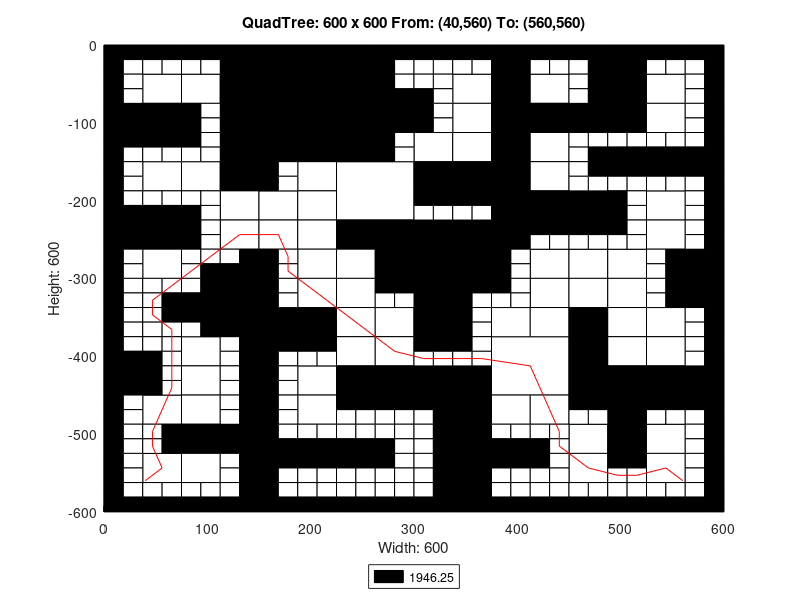

MATLAB code to generate this figure:
axis([0 600 -600 0]);
title('QuadTree: 600 x 600 From: (40,560) To: (560,560)');
xlabel('Width: 600');
ylabel('Height: 600');
rectangle('Position',[150 -75 75 75], 'FaceColor',[0 0 0]);
rectangle('Position',[150 -150 75 75], 'FaceColor',[0 0 0]);
rectangle('Position',[225 -225 75 75], 'FaceColor',[1 1 1]);
rectangle('Position',[300 -300 75 75], 'FaceColor',[0 0 0]);
rectangle('Position',[375 -450 75 75], 'FaceColor',[1 1 1]);
rectangle('Position',[37.5 -75 37.5 37.5], 'FaceColor',[1 1 1]);
rectangle('Position',[112.5 -37.5 37.5 37.5], 'FaceColor',[0 0 0]);
rectangle('Position',[75 -75 37.5 37.5], 'FaceColor',[1 1 1]);
rectangle('Position',[112.5 -75 37.5 37.5], 'FaceColor',[0 0 0]);
rectangle('Position',[0 -112.5 37.5 37.5], 'FaceColor',[0 0 0]);
rectangle('Position',[37.5 -112.5 37.5 37.5], 'FaceColor',[0 0 0]);
rectangle('Position',[112.5 -112.5 37.5 37.5], 'FaceColor',[0 0 0]);
rectangle('Position',[112.5 -150 37.5 37.5], 'FaceColor',[0 0 0]);
rectangle('Position',[225 -37.5 37.5 37.5], 'FaceColor',[0 0 0]);
rectangle('Position',[225 -75 37.5 37.5], 'FaceColor',[0 0 0]);
rectangle('Position',[225 -112.5 37.5 37.5], 'FaceColor',[0 0 0]);
rectangle('Position',[262.5 -112.5 37.5 37.5], 'FaceColor',[0 0 0]);
rectangle('Position',[225 -150 37.5 37.5], 'FaceColor',[0 0 0]);
rectangle('Position',[37.5 -187.5 37.5 37.5], 'FaceColor',[1 1 1]);
rectangle('Position',[75 -187.5 37.5 37.5], 'FaceColor',[1 1 1]);
rectangle('Position',[112.5 -187.5 37.5 37.5], 'FaceColor',[0 0 0]);
rectangle('Position',[112.5 -225 37.5 37.5], 'FaceColor',[1 1 1]);
rectangle('Position',[0 -262.5 37.5 37.5], 'FaceColor',[0 0 0]);
rectangle('Position',[37.5 -262.5 37.5 37.5], 'FaceColor',[0 0 0]);
rectangle('Position',[37.5 -300 37.5 37.5], 'FaceColor',[1 1 1]);
rectangle('Position',[112.5 -262.5 37.5 37.5], 'FaceColor',[1 1 1]);
rectangle('Position',[187.5 -187.5 37.5 37.5], 'FaceColor',[1 1 1]);
rectangle('Position',[150 -225 37.5 37.5], 'FaceColor',[1 1 1]);
rectangle('Position',[187.5 -225 37.5 37.5], 'FaceColor',[1 1 1]);
rectangle('Position',[150 -262.5 37.5 37.5], 'FaceColor',[1 1 1]);
rectangle('Position',[187.5 -262.5 37.5 37.5], 'FaceColor',[1 1 1]);
rectangle('Position',[187.5 -300 37.5 37.5], 'FaceColor',[1 1 1]);
rectangle('Position',[225 -262.5 37.5 37.5], 'FaceColor',[0 0 0]);
rectangle('Position',[262.5 -262.5 37.5 37.5], 'FaceColor',[0 0 0]);
rectangle('Position',[225 -300 37.5 37.5], 'FaceColor',[1 1 1]);
rectangle('Position',[262.5 -300 37.5 37.5], 'FaceColor',[0 0 0]);
rectangle('Position',[337.5 -75 37.5 37.5], 'FaceColor',[1 1 1]);
rectangle('Position',[375 -37.5 37.5 37.5], 'FaceColor',[0 0 0]);
rectangle('Position',[375 -75 37.5 37.5], 'FaceColor',[0 0 0]);
rectangle('Position',[412.5 -75 37.5 37.5], 'FaceColor',[1 1 1]);
rectangle('Position',[337.5 -112.5 37.5 37.5], 'FaceColor',[1 1 1]);
rectangle('Position',[300 -150 37.5 37.5], 'FaceColor',[1 1 1]);
rectangle('Position',[337.5 -150 37.5 37.5], 'FaceColor',[1 1 1]);
rectangle('Position',[375 -112.5 37.5 37.5], 'FaceColor',[0 0 0]);
rectangle('Position',[412.5 -112.5 37.5 37.5], 'FaceColor',[0 0 0]);
rectangle('Position',[375 -150 37.5 37.5], 'FaceColor',[0 0 0]);
rectangle('Position',[412.5 -150 37.5 37.5], 'FaceColor',[1 1 1]);
rectangle('Position',[487.5 -37.5 37.5 37.5], 'FaceColor',[0 0 0]);
rectangle('Position',[487.5 -75 37.5 37.5], 'FaceColor',[0 0 0]);
rectangle('Position',[525 -75 37.5 37.5], 'FaceColor',[1 1 1]);
rectangle('Position',[450 -112.5 37.5 37.5], 'FaceColor',[0 0 0]);
rectangle('Position',[487.5 -112.5 37.5 37.5], 'FaceColor',[0 0 0]);
rectangle('Position',[525 -112.5 37.5 37.5], 'FaceColor',[1 1 1]);
rectangle('Position',[300 -187.5 37.5 37.5], 'FaceColor',[0 0 0]);
rectangle('Position',[337.5 -187.5 37.5 37.5], 'FaceColor',[0 0 0]);
rectangle('Position',[375 -187.5 37.5 37.5], 'FaceColor',[0 0 0]);
rectangle('Position',[412.5 -187.5 37.5 37.5], 'FaceColor',[1 1 1]);
rectangle('Position',[375 -225 37.5 37.5], 'FaceColor',[0 0 0]);
rectangle('Position',[412.5 -225 37.5 37.5], 'FaceColor',[0 0 0]);
rectangle('Position',[375 -262.5 37.5 37.5], 'FaceColor',[0 0 0]);
rectangle('Position',[412.5 -300 37.5 37.5], 'FaceColor',[1 1 1]);
rectangle('Position',[450 -225 37.5 37.5], 'FaceColor',[0 0 0]);
rectangle('Position',[525 -225 37.5 37.5], 'FaceColor',[1 1 1]);
rectangle('Position',[450 -300 37.5 37.5], 'FaceColor',[1 1 1]);
rectangle('Position',[487.5 -300 37.5 37.5], 'FaceColor',[1 1 1]);
rectangle('Position',[525 -262.5 37.5 37.5], 'FaceColor',[1 1 1]);
rectangle('Position',[562.5 -300 37.5 37.5], 'FaceColor',[0 0 0]);
rectangle('Position',[112.5 -337.5 37.5 37.5], 'FaceColor',[0 0 0]);
rectangle('Position',[112.5 -375 37.5 37.5], 'FaceColor',[0 0 0]);
rectangle('Position',[0 -450 37.5 37.5], 'FaceColor',[0 0 0]);
rectangle('Position',[75 -412.5 37.5 37.5], 'FaceColor',[1 1 1]);
rectangle('Position',[75 -450 37.5 37.5], 'FaceColor',[1 1 1]);
rectangle('Position',[187.5 -337.5 37.5 37.5], 'FaceColor',[1 1 1]);
rectangle('Position',[150 -375 37.5 37.5], 'FaceColor',[0 0 0]);
rectangle('Position',[187.5 -375 37.5 37.5], 'FaceColor',[0 0 0]);
rectangle('Position',[225 -337.5 37.5 37.5], 'FaceColor',[1 1 1]);
rectangle('Position',[225 -375 37.5 37.5], 'FaceColor',[1 1 1]);
rectangle('Position',[262.5 -375 37.5 37.5], 'FaceColor',[1 1 1]);
rectangle('Position',[187.5 -450 37.5 37.5], 'FaceColor',[1 1 1]);
rectangle('Position',[225 -412.5 37.5 37.5], 'FaceColor',[1 1 1]);
rectangle('Position',[262.5 -412.5 37.5 37.5], 'FaceColor',[1 1 1]);
rectangle('Position',[225 -450 37.5 37.5], 'FaceColor',[0 0 0]);
rectangle('Position',[262.5 -450 37.5 37.5], 'FaceColor',[0 0 0]);
rectangle('Position',[37.5 -487.5 37.5 37.5], 'FaceColor',[1 1 1]);
rectangle('Position',[75 -487.5 37.5 37.5], 'FaceColor',[1 1 1]);
rectangle('Position',[75 -525 37.5 37.5], 'FaceColor',[0 0 0]);
rectangle('Position',[112.5 -525 37.5 37.5], 'FaceColor',[0 0 0]);
rectangle('Position',[37.5 -562.5 37.5 37.5], 'FaceColor',[1 1 1]);
rectangle('Position',[75 -562.5 37.5 37.5], 'FaceColor',[1 1 1]);
rectangle('Position',[187.5 -487.5 37.5 37.5], 'FaceColor',[1 1 1]);
rectangle('Position',[300 -337.5 37.5 37.5], 'FaceColor',[0 0 0]);
rectangle('Position',[300 -375 37.5 37.5], 'FaceColor',[0 0 0]);
rectangle('Position',[412.5 -337.5 37.5 37.5], 'FaceColor',[1 1 1]);
rectangle('Position',[375 -375 37.5 37.5], 'FaceColor',[1 1 1]);
rectangle('Position',[412.5 -375 37.5 37.5], 'FaceColor',[1 1 1]);
rectangle('Position',[300 -450 37.5 37.5], 'FaceColor',[0 0 0]);
rectangle('Position',[337.5 -450 37.5 37.5], 'FaceColor',[0 0 0]);
rectangle('Position',[450 -337.5 37.5 37.5], 'FaceColor',[1 1 1]);
rectangle('Position',[487.5 -337.5 37.5 37.5], 'FaceColor',[1 1 1]);
rectangle('Position',[450 -375 37.5 37.5], 'FaceColor',[0 0 0]);
rectangle('Position',[487.5 -375 37.5 37.5], 'FaceColor',[1 1 1]);
rectangle('Position',[562.5 -337.5 37.5 37.5], 'FaceColor',[0 0 0]);
rectangle('Position',[525 -375 37.5 37.5], 'FaceColor',[1 1 1]);
rectangle('Position',[450 -412.5 37.5 37.5], 'FaceColor',[0 0 0]);
rectangle('Position',[487.5 -412.5 37.5 37.5], 'FaceColor',[1 1 1]);
rectangle('Position',[450 -450 37.5 37.5], 'FaceColor',[0 0 0]);
rectangle('Position',[487.5 -450 37.5 37.5], 'FaceColor',[0 0 0]);
rectangle('Position',[525 -412.5 37.5 37.5], 'FaceColor',[1 1 1]);
rectangle('Position',[525 -450 37.5 37.5], 'FaceColor',[0 0 0]);
rectangle('Position',[562.5 -450 37.5 37.5], 'FaceColor',[0 0 0]);
rectangle('Position',[337.5 -487.5 37.5 37.5], 'FaceColor',[0 0 0]);
rectangle('Position',[337.5 -525 37.5 37.5], 'FaceColor',[0 0 0]);
rectangle('Position',[375 -487.5 37.5 37.5], 'FaceColor',[1 1 1]);
rectangle('Position',[412.5 -487.5 37.5 37.5], 'FaceColor',[1 1 1]);
rectangle('Position',[337.5 -562.5 37.5 37.5], 'FaceColor',[0 0 0]);
rectangle('Position',[337.5 -600 37.5 37.5], 'FaceColor',[0 0 0]);
rectangle('Position',[487.5 -487.5 37.5 37.5], 'FaceColor',[0 0 0]);
rectangle('Position',[450 -525 37.5 37.5], 'FaceColor',[1 1 1]);
rectangle('Position',[487.5 -525 37.5 37.5], 'FaceColor',[0 0 0]);
rectangle('Position',[525 -525 37.5 37.5], 'FaceColor',[1 1 1]);
rectangle('Position',[450 -562.5 37.5 37.5], 'FaceColor',[1 1 1]);
rectangle('Position',[525 -562.5 37.5 37.5], 'FaceColor',[1 1 1]);
rectangle('Position',[0 -18.75 18.75 18.75], 'FaceColor',[0 0 0]);
rectangle('Position',[18.75 -18.75 18.75 18.75], 'FaceColor',[0 0 0]);
rectangle('Position',[0 -37.5 18.75 18.75], 'FaceColor',[0 0 0]);
rectangle('Position',[18.75 -37.5 18.75 18.75], 'FaceColor',[1 1 1]);
rectangle('Position',[37.5 -18.75 18.75 18.75], 'FaceColor',[0 0 0]);
rectangle('Position',[56.25 -18.75 18.75 18.75], 'FaceColor',[0 0 0]);
rectangle('Position',[37.5 -37.5 18.75 18.75], 'FaceColor',[1 1 1]);
rectangle('Position',[56.25 -37.5 18.75 18.75], 'FaceColor',[1 1 1]);
rectangle('Position',[0 -56.25 18.75 18.75], 'FaceColor',[0 0 0]);
rectangle('Position',[18.75 -56.25 18.75 18.75], 'FaceColor',[1 1 1]);
rectangle('Position',[0 -75 18.75 18.75], 'FaceColor',[0 0 0]);
rectangle('Position',[18.75 -75 18.75 18.75], 'FaceColor',[1 1 1]);
rectangle('Position',[75 -18.75 18.75 18.75], 'FaceColor',[0 0 0]);
rectangle('Position',[93.75 -18.75 18.75 18.75], 'FaceColor',[0 0 0]);
rectangle('Position',[75 -37.5 18.75 18.75], 'FaceColor',[1 1 1]);
rectangle('Position',[93.75 -37.5 18.75 18.75], 'FaceColor',[1 1 1]);
rectangle('Position',[0 -131.25 18.75 18.75], 'FaceColor',[0 0 0]);
rectangle('Position',[18.75 -131.25 18.75 18.75], 'FaceColor',[0 0 0]);
rectangle('Position',[0 -150 18.75 18.75], 'FaceColor',[0 0 0]);
rectangle('Position',[18.75 -150 18.75 18.75], 'FaceColor',[1 1 1]);
rectangle('Position',[37.5 -131.25 18.75 18.75], 'FaceColor',[0 0 0]);
rectangle('Position',[56.25 -131.25 18.75 18.75], 'FaceColor',[0 0 0]);
rectangle('Position',[37.5 -150 18.75 18.75], 'FaceColor',[1 1 1]);
rectangle('Position',[56.25 -150 18.75 18.75], 'FaceColor',[1 1 1]);
rectangle('Position',[75 -93.75 18.75 18.75], 'FaceColor',[0 0 0]);
rectangle('Position',[93.75 -93.75 18.75 18.75], 'FaceColor',[1 1 1]);
rectangle('Position',[75 -112.5 18.75 18.75], 'FaceColor',[0 0 0]);
rectangle('Position',[93.75 -112.5 18.75 18.75], 'FaceColor',[1 1 1]);
rectangle('Position',[75 -131.25 18.75 18.75], 'FaceColor',[0 0 0]);
rectangle('Position',[93.75 -131.25 18.75 18.75], 'FaceColor',[1 1 1]);
rectangle('Position',[75 -150 18.75 18.75], 'FaceColor',[1 1 1]);
rectangle('Position',[93.75 -150 18.75 18.75], 'FaceColor',[1 1 1]);
rectangle('Position',[262.5 -18.75 18.75 18.75], 'FaceColor',[0 0 0]);
rectangle('Position',[281.25 -18.75 18.75 18.75], 'FaceColor',[0 0 0]);
rectangle('Position',[262.5 -37.5 18.75 18.75], 'FaceColor',[0 0 0]);
rectangle('Position',[281.25 -37.5 18.75 18.75], 'FaceColor',[1 1 1]);
rectangle('Position',[262.5 -56.25 18.75 18.75], 'FaceColor',[0 0 0]);
rectangle('Position',[281.25 -56.25 18.75 18.75], 'FaceColor',[1 1 1]);
rectangle('Position',[262.5 -75 18.75 18.75], 'FaceColor',[0 0 0]);
rectangle('Position',[281.25 -75 18.75 18.75], 'FaceColor',[0 0 0]);
rectangle('Position',[262.5 -131.25 18.75 18.75], 'FaceColor',[0 0 0]);
rectangle('Position',[281.25 -131.25 18.75 18.75], 'FaceColor',[1 1 1]);
rectangle('Position',[262.5 -150 18.75 18.75], 'FaceColor',[0 0 0]);
rectangle('Position',[281.25 -150 18.75 18.75], 'FaceColor',[1 1 1]);
rectangle('Position',[0 -168.75 18.75 18.75], 'FaceColor',[0 0 0]);
rectangle('Position',[18.75 -168.75 18.75 18.75], 'FaceColor',[1 1 1]);
rectangle('Position',[0 -187.5 18.75 18.75], 'FaceColor',[0 0 0]);
rectangle('Position',[18.75 -187.5 18.75 18.75], 'FaceColor',[1 1 1]);
rectangle('Position',[0 -206.25 18.75 18.75], 'FaceColor',[0 0 0]);
rectangle('Position',[18.75 -206.25 18.75 18.75], 'FaceColor',[1 1 1]);
rectangle('Position',[0 -225 18.75 18.75], 'FaceColor',[0 0 0]);
rectangle('Position',[18.75 -225 18.75 18.75], 'FaceColor',[0 0 0]);
rectangle('Position',[37.5 -206.25 18.75 18.75], 'FaceColor',[1 1 1]);
rectangle('Position',[56.25 -206.25 18.75 18.75], 'FaceColor',[1 1 1]);
rectangle('Position',[37.5 -225 18.75 18.75], 'FaceColor',[0 0 0]);
rectangle('Position',[56.25 -225 18.75 18.75], 'FaceColor',[0 0 0]);
rectangle('Position',[75 -206.25 18.75 18.75], 'FaceColor',[1 1 1]);
rectangle('Position',[93.75 -206.25 18.75 18.75], 'FaceColor',[1 1 1]);
rectangle('Position',[75 -225 18.75 18.75], 'FaceColor',[0 0 0]);
rectangle('Position',[93.75 -225 18.75 18.75], 'FaceColor',[1 1 1]);
rectangle('Position',[0 -281.25 18.75 18.75], 'FaceColor',[0 0 0]);
rectangle('Position',[18.75 -281.25 18.75 18.75], 'FaceColor',[1 1 1]);
rectangle('Position',[0 -300 18.75 18.75], 'FaceColor',[0 0 0]);
rectangle('Position',[18.75 -300 18.75 18.75], 'FaceColor',[1 1 1]);
rectangle('Position',[75 -243.75 18.75 18.75], 'FaceColor',[0 0 0]);
rectangle('Position',[93.75 -243.75 18.75 18.75], 'FaceColor',[1 1 1]);
rectangle('Position',[75 -262.5 18.75 18.75], 'FaceColor',[0 0 0]);
rectangle('Position',[93.75 -262.5 18.75 18.75], 'FaceColor',[1 1 1]);
rectangle('Position',[75 -281.25 18.75 18.75], 'FaceColor',[1 1 1]);
rectangle('Position',[93.75 -281.25 18.75 18.75], 'FaceColor',[1 1 1]);
rectangle('Position',[75 -300 18.75 18.75], 'FaceColor',[1 1 1]);
rectangle('Position',[93.75 -300 18.75 18.75], 'FaceColor',[0 0 0]);
rectangle('Position',[112.5 -281.25 18.75 18.75], 'FaceColor',[1 1 1]);
rectangle('Position',[131.25 -281.25 18.75 18.75], 'FaceColor',[0 0 0]);
rectangle('Position',[112.5 -300 18.75 18.75], 'FaceColor',[0 0 0]);
rectangle('Position',[131.25 -300 18.75 18.75], 'FaceColor',[0 0 0]);
rectangle('Position',[150 -168.75 18.75 18.75], 'FaceColor',[0 0 0]);
rectangle('Position',[168.75 -168.75 18.75 18.75], 'FaceColor',[1 1 1]);
rectangle('Position',[150 -187.5 18.75 18.75], 'FaceColor',[0 0 0]);
rectangle('Position',[168.75 -187.5 18.75 18.75], 'FaceColor',[1 1 1]);
rectangle('Position',[150 -281.25 18.75 18.75], 'FaceColor',[0 0 0]);
rectangle('Position',[168.75 -281.25 18.75 18.75], 'FaceColor',[1 1 1]);
rectangle('Position',[150 -300 18.75 18.75], 'FaceColor',[0 0 0]);
rectangle('Position',[168.75 -300 18.75 18.75], 'FaceColor',[1 1 1]);
rectangle('Position',[300 -18.75 18.75 18.75], 'FaceColor',[0 0 0]);
rectangle('Position',[318.75 -18.75 18.75 18.75], 'FaceColor',[0 0 0]);
rectangle('Position',[300 -37.5 18.75 18.75], 'FaceColor',[1 1 1]);
rectangle('Position',[318.75 -37.5 18.75 18.75], 'FaceColor',[1 1 1]);
rectangle('Position',[337.5 -18.75 18.75 18.75], 'FaceColor',[0 0 0]);
rectangle('Position',[356.25 -18.75 18.75 18.75], 'FaceColor',[0 0 0]);
rectangle('Position',[337.5 -37.5 18.75 18.75], 'FaceColor',[1 1 1]);
rectangle('Position',[356.25 -37.5 18.75 18.75], 'FaceColor',[1 1 1]);
rectangle('Position',[300 -56.25 18.75 18.75], 'FaceColor',[1 1 1]);
rectangle('Position',[318.75 -56.25 18.75 18.75], 'FaceColor',[1 1 1]);
rectangle('Position',[300 -75 18.75 18.75], 'FaceColor',[0 0 0]);
rectangle('Position',[318.75 -75 18.75 18.75], 'FaceColor',[1 1 1]);
rectangle('Position',[412.5 -18.75 18.75 18.75], 'FaceColor',[0 0 0]);
rectangle('Position',[431.25 -18.75 18.75 18.75], 'FaceColor',[0 0 0]);
rectangle('Position',[412.5 -37.5 18.75 18.75], 'FaceColor',[1 1 1]);
rectangle('Position',[431.25 -37.5 18.75 18.75], 'FaceColor',[1 1 1]);
rectangle('Position',[300 -93.75 18.75 18.75], 'FaceColor',[0 0 0]);
rectangle('Position',[318.75 -93.75 18.75 18.75], 'FaceColor',[1 1 1]);
rectangle('Position',[300 -112.5 18.75 18.75], 'FaceColor',[0 0 0]);
rectangle('Position',[318.75 -112.5 18.75 18.75], 'FaceColor',[1 1 1]);
rectangle('Position',[450 -18.75 18.75 18.75], 'FaceColor',[0 0 0]);
rectangle('Position',[468.75 -18.75 18.75 18.75], 'FaceColor',[0 0 0]);
rectangle('Position',[450 -37.5 18.75 18.75], 'FaceColor',[1 1 1]);
rectangle('Position',[468.75 -37.5 18.75 18.75], 'FaceColor',[0 0 0]);
rectangle('Position',[450 -56.25 18.75 18.75], 'FaceColor',[1 1 1]);
rectangle('Position',[468.75 -56.25 18.75 18.75], 'FaceColor',[0 0 0]);
rectangle('Position',[450 -75 18.75 18.75], 'FaceColor',[1 1 1]);
rectangle('Position',[468.75 -75 18.75 18.75], 'FaceColor',[0 0 0]);
rectangle('Position',[525 -18.75 18.75 18.75], 'FaceColor',[0 0 0]);
rectangle('Position',[543.75 -18.75 18.75 18.75], 'FaceColor',[0 0 0]);
rectangle('Position',[525 -37.5 18.75 18.75], 'FaceColor',[1 1 1]);
rectangle('Position',[543.75 -37.5 18.75 18.75], 'FaceColor',[1 1 1]);
rectangle('Position',[562.5 -18.75 18.75 18.75], 'FaceColor',[0 0 0]);
rectangle('Position',[581.25 -18.75 18.75 18.75], 'FaceColor',[0 0 0]);
rectangle('Position',[562.5 -37.5 18.75 18.75], 'FaceColor',[1 1 1]);
rectangle('Position',[581.25 -37.5 18.75 18.75], 'FaceColor',[0 0 0]);
rectangle('Position',[562.5 -56.25 18.75 18.75], 'FaceColor',[1 1 1]);
rectangle('Position',[581.25 -56.25 18.75 18.75], 'FaceColor',[0 0 0]);
rectangle('Position',[562.5 -75 18.75 18.75], 'FaceColor',[1 1 1]);
rectangle('Position',[581.25 -75 18.75 18.75], 'FaceColor',[0 0 0]);
rectangle('Position',[450 -131.25 18.75 18.75], 'FaceColor',[1 1 1]);
rectangle('Position',[468.75 -131.25 18.75 18.75], 'FaceColor',[1 1 1]);
rectangle('Position',[450 -150 18.75 18.75], 'FaceColor',[1 1 1]);
rectangle('Position',[468.75 -150 18.75 18.75], 'FaceColor',[0 0 0]);
rectangle('Position',[487.5 -131.25 18.75 18.75], 'FaceColor',[1 1 1]);
rectangle('Position',[506.25 -131.25 18.75 18.75], 'FaceColor',[1 1 1]);
rectangle('Position',[487.5 -150 18.75 18.75], 'FaceColor',[0 0 0]);
rectangle('Position',[506.25 -150 18.75 18.75], 'FaceColor',[0 0 0]);
rectangle('Position',[562.5 -93.75 18.75 18.75], 'FaceColor',[1 1 1]);
rectangle('Position',[581.25 -93.75 18.75 18.75], 'FaceColor',[0 0 0]);
rectangle('Position',[562.5 -112.5 18.75 18.75], 'FaceColor',[1 1 1]);
rectangle('Position',[581.25 -112.5 18.75 18.75], 'FaceColor',[0 0 0]);
rectangle('Position',[525 -131.25 18.75 18.75], 'FaceColor',[1 1 1]);
rectangle('Position',[543.75 -131.25 18.75 18.75], 'FaceColor',[1 1 1]);
rectangle('Position',[525 -150 18.75 18.75], 'FaceColor',[0 0 0]);
rectangle('Position',[543.75 -150 18.75 18.75], 'FaceColor',[0 0 0]);
rectangle('Position',[562.5 -131.25 18.75 18.75], 'FaceColor',[1 1 1]);
rectangle('Position',[581.25 -131.25 18.75 18.75], 'FaceColor',[0 0 0]);
rectangle('Position',[562.5 -150 18.75 18.75], 'FaceColor',[0 0 0]);
rectangle('Position',[581.25 -150 18.75 18.75], 'FaceColor',[0 0 0]);
rectangle('Position',[300 -206.25 18.75 18.75], 'FaceColor',[0 0 0]);
rectangle('Position',[318.75 -206.25 18.75 18.75], 'FaceColor',[0 0 0]);
rectangle('Position',[300 -225 18.75 18.75], 'FaceColor',[1 1 1]);
rectangle('Position',[318.75 -225 18.75 18.75], 'FaceColor',[1 1 1]);
rectangle('Position',[337.5 -206.25 18.75 18.75], 'FaceColor',[0 0 0]);
rectangle('Position',[356.25 -206.25 18.75 18.75], 'FaceColor',[0 0 0]);
rectangle('Position',[337.5 -225 18.75 18.75], 'FaceColor',[1 1 1]);
rectangle('Position',[356.25 -225 18.75 18.75], 'FaceColor',[1 1 1]);
rectangle('Position',[412.5 -243.75 18.75 18.75], 'FaceColor',[0 0 0]);
rectangle('Position',[431.25 -243.75 18.75 18.75], 'FaceColor',[0 0 0]);
rectangle('Position',[412.5 -262.5 18.75 18.75], 'FaceColor',[1 1 1]);
rectangle('Position',[431.25 -262.5 18.75 18.75], 'FaceColor',[1 1 1]);
rectangle('Position',[375 -281.25 18.75 18.75], 'FaceColor',[0 0 0]);
rectangle('Position',[393.75 -281.25 18.75 18.75], 'FaceColor',[1 1 1]);
rectangle('Position',[375 -300 18.75 18.75], 'FaceColor',[0 0 0]);
rectangle('Position',[393.75 -300 18.75 18.75], 'FaceColor',[1 1 1]);
rectangle('Position',[450 -168.75 18.75 18.75], 'FaceColor',[1 1 1]);
rectangle('Position',[468.75 -168.75 18.75 18.75], 'FaceColor',[0 0 0]);
rectangle('Position',[450 -187.5 18.75 18.75], 'FaceColor',[1 1 1]);
rectangle('Position',[468.75 -187.5 18.75 18.75], 'FaceColor',[1 1 1]);
rectangle('Position',[487.5 -168.75 18.75 18.75], 'FaceColor',[0 0 0]);
rectangle('Position',[506.25 -168.75 18.75 18.75], 'FaceColor',[0 0 0]);
rectangle('Position',[487.5 -187.5 18.75 18.75], 'FaceColor',[1 1 1]);
rectangle('Position',[506.25 -187.5 18.75 18.75], 'FaceColor',[1 1 1]);
rectangle('Position',[487.5 -206.25 18.75 18.75], 'FaceColor',[0 0 0]);
rectangle('Position',[506.25 -206.25 18.75 18.75], 'FaceColor',[1 1 1]);
rectangle('Position',[487.5 -225 18.75 18.75], 'FaceColor',[0 0 0]);
rectangle('Position',[506.25 -225 18.75 18.75], 'FaceColor',[1 1 1]);
rectangle('Position',[525 -168.75 18.75 18.75], 'FaceColor',[0 0 0]);
rectangle('Position',[543.75 -168.75 18.75 18.75], 'FaceColor',[0 0 0]);
rectangle('Position',[525 -187.5 18.75 18.75], 'FaceColor',[1 1 1]);
rectangle('Position',[543.75 -187.5 18.75 18.75], 'FaceColor',[1 1 1]);
rectangle('Position',[562.5 -168.75 18.75 18.75], 'FaceColor',[0 0 0]);
rectangle('Position',[581.25 -168.75 18.75 18.75], 'FaceColor',[0 0 0]);
rectangle('Position',[562.5 -187.5 18.75 18.75], 'FaceColor',[1 1 1]);
rectangle('Position',[581.25 -187.5 18.75 18.75], 'FaceColor',[0 0 0]);
rectangle('Position',[562.5 -206.25 18.75 18.75], 'FaceColor',[1 1 1]);
rectangle('Position',[581.25 -206.25 18.75 18.75], 'FaceColor',[0 0 0]);
rectangle('Position',[562.5 -225 18.75 18.75], 'FaceColor',[1 1 1]);
rectangle('Position',[581.25 -225 18.75 18.75], 'FaceColor',[0 0 0]);
rectangle('Position',[450 -243.75 18.75 18.75], 'FaceColor',[0 0 0]);
rectangle('Position',[468.75 -243.75 18.75 18.75], 'FaceColor',[0 0 0]);
rectangle('Position',[450 -262.5 18.75 18.75], 'FaceColor',[1 1 1]);
rectangle('Position',[468.75 -262.5 18.75 18.75], 'FaceColor',[1 1 1]);
rectangle('Position',[487.5 -243.75 18.75 18.75], 'FaceColor',[0 0 0]);
rectangle('Position',[506.25 -243.75 18.75 18.75], 'FaceColor',[1 1 1]);
rectangle('Position',[487.5 -262.5 18.75 18.75], 'FaceColor',[1 1 1]);
rectangle('Position',[506.25 -262.5 18.75 18.75], 'FaceColor',[1 1 1]);
rectangle('Position',[562.5 -243.75 18.75 18.75], 'FaceColor',[1 1 1]);
rectangle('Position',[581.25 -243.75 18.75 18.75], 'FaceColor',[0 0 0]);
rectangle('Position',[562.5 -262.5 18.75 18.75], 'FaceColor',[1 1 1]);
rectangle('Position',[581.25 -262.5 18.75 18.75], 'FaceColor',[0 0 0]);
rectangle('Position',[525 -281.25 18.75 18.75], 'FaceColor',[1 1 1]);
rectangle('Position',[543.75 -281.25 18.75 18.75], 'FaceColor',[0 0 0]);
rectangle('Position',[525 -300 18.75 18.75], 'FaceColor',[1 1 1]);
rectangle('Position',[543.75 -300 18.75 18.75], 'FaceColor',[0 0 0]);
rectangle('Position',[0 -318.75 18.75 18.75], 'FaceColor',[0 0 0]);
rectangle('Position',[18.75 -318.75 18.75 18.75], 'FaceColor',[1 1 1]);
rectangle('Position',[0 -337.5 18.75 18.75], 'FaceColor',[0 0 0]);
rectangle('Position',[18.75 -337.5 18.75 18.75], 'FaceColor',[1 1 1]);
rectangle('Position',[37.5 -318.75 18.75 18.75], 'FaceColor',[1 1 1]);
rectangle('Position',[56.25 -318.75 18.75 18.75], 'FaceColor',[1 1 1]);
rectangle('Position',[37.5 -337.5 18.75 18.75], 'FaceColor',[1 1 1]);
rectangle('Position',[56.25 -337.5 18.75 18.75], 'FaceColor',[0 0 0]);
rectangle('Position',[0 -356.25 18.75 18.75], 'FaceColor',[0 0 0]);
rectangle('Position',[18.75 -356.25 18.75 18.75], 'FaceColor',[1 1 1]);
rectangle('Position',[0 -375 18.75 18.75], 'FaceColor',[0 0 0]);
rectangle('Position',[18.75 -375 18.75 18.75], 'FaceColor',[1 1 1]);
rectangle('Position',[37.5 -356.25 18.75 18.75], 'FaceColor',[1 1 1]);
rectangle('Position',[56.25 -356.25 18.75 18.75], 'FaceColor',[0 0 0]);
rectangle('Position',[37.5 -375 18.75 18.75], 'FaceColor',[1 1 1]);
rectangle('Position',[56.25 -375 18.75 18.75], 'FaceColor',[1 1 1]);
rectangle('Position',[75 -318.75 18.75 18.75], 'FaceColor',[1 1 1]);
rectangle('Position',[93.75 -318.75 18.75 18.75], 'FaceColor',[0 0 0]);
rectangle('Position',[75 -337.5 18.75 18.75], 'FaceColor',[0 0 0]);
rectangle('Position',[93.75 -337.5 18.75 18.75], 'FaceColor',[0 0 0]);
rectangle('Position',[75 -356.25 18.75 18.75], 'FaceColor',[0 0 0]);
rectangle('Position',[93.75 -356.25 18.75 18.75], 'FaceColor',[0 0 0]);
rectangle('Position',[75 -375 18.75 18.75], 'FaceColor',[1 1 1]);
rectangle('Position',[93.75 -375 18.75 18.75], 'FaceColor',[0 0 0]);
rectangle('Position',[0 -393.75 18.75 18.75], 'FaceColor',[0 0 0]);
rectangle('Position',[18.75 -393.75 18.75 18.75], 'FaceColor',[1 1 1]);
rectangle('Position',[0 -412.5 18.75 18.75], 'FaceColor',[0 0 0]);
rectangle('Position',[18.75 -412.5 18.75 18.75], 'FaceColor',[0 0 0]);
rectangle('Position',[37.5 -393.75 18.75 18.75], 'FaceColor',[1 1 1]);
rectangle('Position',[56.25 -393.75 18.75 18.75], 'FaceColor',[1 1 1]);
rectangle('Position',[37.5 -412.5 18.75 18.75], 'FaceColor',[0 0 0]);
rectangle('Position',[56.25 -412.5 18.75 18.75], 'FaceColor',[1 1 1]);
rectangle('Position',[37.5 -431.25 18.75 18.75], 'FaceColor',[0 0 0]);
rectangle('Position',[56.25 -431.25 18.75 18.75], 'FaceColor',[1 1 1]);
rectangle('Position',[37.5 -450 18.75 18.75], 'FaceColor',[0 0 0]);
rectangle('Position',[56.25 -450 18.75 18.75], 'FaceColor',[1 1 1]);
rectangle('Position',[112.5 -393.75 18.75 18.75], 'FaceColor',[1 1 1]);
rectangle('Position',[131.25 -393.75 18.75 18.75], 'FaceColor',[0 0 0]);
rectangle('Position',[112.5 -412.5 18.75 18.75], 'FaceColor',[1 1 1]);
rectangle('Position',[131.25 -412.5 18.75 18.75], 'FaceColor',[0 0 0]);
rectangle('Position',[112.5 -431.25 18.75 18.75], 'FaceColor',[1 1 1]);
rectangle('Position',[131.25 -431.25 18.75 18.75], 'FaceColor',[0 0 0]);
rectangle('Position',[112.5 -450 18.75 18.75], 'FaceColor',[1 1 1]);
rectangle('Position',[131.25 -450 18.75 18.75], 'FaceColor',[0 0 0]);
rectangle('Position',[150 -318.75 18.75 18.75], 'FaceColor',[0 0 0]);
rectangle('Position',[168.75 -318.75 18.75 18.75], 'FaceColor',[1 1 1]);
rectangle('Position',[150 -337.5 18.75 18.75], 'FaceColor',[0 0 0]);
rectangle('Position',[168.75 -337.5 18.75 18.75], 'FaceColor',[1 1 1]);
rectangle('Position',[262.5 -318.75 18.75 18.75], 'FaceColor',[0 0 0]);
rectangle('Position',[281.25 -318.75 18.75 18.75], 'FaceColor',[0 0 0]);
rectangle('Position',[262.5 -337.5 18.75 18.75], 'FaceColor',[1 1 1]);
rectangle('Position',[281.25 -337.5 18.75 18.75], 'FaceColor',[1 1 1]);
rectangle('Position',[150 -393.75 18.75 18.75], 'FaceColor',[0 0 0]);
rectangle('Position',[168.75 -393.75 18.75 18.75], 'FaceColor',[0 0 0]);
rectangle('Position',[150 -412.5 18.75 18.75], 'FaceColor',[0 0 0]);
rectangle('Position',[168.75 -412.5 18.75 18.75], 'FaceColor',[1 1 1]);
rectangle('Position',[187.5 -393.75 18.75 18.75], 'FaceColor',[0 0 0]);
rectangle('Position',[206.25 -393.75 18.75 18.75], 'FaceColor',[0 0 0]);
rectangle('Position',[187.5 -412.5 18.75 18.75], 'FaceColor',[1 1 1]);
rectangle('Position',[206.25 -412.5 18.75 18.75], 'FaceColor',[1 1 1]);
rectangle('Position',[150 -431.25 18.75 18.75], 'FaceColor',[0 0 0]);
rectangle('Position',[168.75 -431.25 18.75 18.75], 'FaceColor',[1 1 1]);
rectangle('Position',[150 -450 18.75 18.75], 'FaceColor',[0 0 0]);
rectangle('Position',[168.75 -450 18.75 18.75], 'FaceColor',[1 1 1]);
rectangle('Position',[0 -468.75 18.75 18.75], 'FaceColor',[0 0 0]);
rectangle('Position',[18.75 -468.75 18.75 18.75], 'FaceColor',[1 1 1]);
rectangle('Position',[0 -487.5 18.75 18.75], 'FaceColor',[0 0 0]);
rectangle('Position',[18.75 -487.5 18.75 18.75], 'FaceColor',[1 1 1]);
rectangle('Position',[0 -506.25 18.75 18.75], 'FaceColor',[0 0 0]);
rectangle('Position',[18.75 -506.25 18.75 18.75], 'FaceColor',[1 1 1]);
rectangle('Position',[0 -525 18.75 18.75], 'FaceColor',[0 0 0]);
rectangle('Position',[18.75 -525 18.75 18.75], 'FaceColor',[1 1 1]);
rectangle('Position',[37.5 -506.25 18.75 18.75], 'FaceColor',[1 1 1]);
rectangle('Position',[56.25 -506.25 18.75 18.75], 'FaceColor',[0 0 0]);
rectangle('Position',[37.5 -525 18.75 18.75], 'FaceColor',[1 1 1]);
rectangle('Position',[56.25 -525 18.75 18.75], 'FaceColor',[0 0 0]);
rectangle('Position',[112.5 -468.75 18.75 18.75], 'FaceColor',[1 1 1]);
rectangle('Position',[131.25 -468.75 18.75 18.75], 'FaceColor',[0 0 0]);
rectangle('Position',[112.5 -487.5 18.75 18.75], 'FaceColor',[1 1 1]);
rectangle('Position',[131.25 -487.5 18.75 18.75], 'FaceColor',[0 0 0]);
rectangle('Position',[0 -543.75 18.75 18.75], 'FaceColor',[0 0 0]);
rectangle('Position',[18.75 -543.75 18.75 18.75], 'FaceColor',[1 1 1]);
rectangle('Position',[0 -562.5 18.75 18.75], 'FaceColor',[0 0 0]);
rectangle('Position',[18.75 -562.5 18.75 18.75], 'FaceColor',[1 1 1]);
rectangle('Position',[0 -581.25 18.75 18.75], 'FaceColor',[0 0 0]);
rectangle('Position',[18.75 -581.25 18.75 18.75], 'FaceColor',[1 1 1]);
rectangle('Position',[0 -600 18.75 18.75], 'FaceColor',[0 0 0]);
rectangle('Position',[18.75 -600 18.75 18.75], 'FaceColor',[0 0 0]);
rectangle('Position',[37.5 -581.25 18.75 18.75], 'FaceColor',[1 1 1]);
rectangle('Position',[56.25 -581.25 18.75 18.75], 'FaceColor',[1 1 1]);
rectangle('Position',[37.5 -600 18.75 18.75], 'FaceColor',[0 0 0]);
rectangle('Position',[56.25 -600 18.75 18.75], 'FaceColor',[0 0 0]);
rectangle('Position',[112.5 -543.75 18.75 18.75], 'FaceColor',[1 1 1]);
rectangle('Position',[131.25 -543.75 18.75 18.75], 'FaceColor',[0 0 0]);
rectangle('Position',[112.5 -562.5 18.75 18.75], 'FaceColor',[1 1 1]);
rectangle('Position',[131.25 -562.5 18.75 18.75], 'FaceColor',[0 0 0]);
rectangle('Position',[75 -581.25 18.75 18.75], 'FaceColor',[1 1 1]);
rectangle('Position',[93.75 -581.25 18.75 18.75], 'FaceColor',[1 1 1]);
rectangle('Position',[75 -600 18.75 18.75], 'FaceColor',[0 0 0]);
rectangle('Position',[93.75 -600 18.75 18.75], 'FaceColor',[0 0 0]);
rectangle('Position',[112.5 -581.25 18.75 18.75], 'FaceColor',[1 1 1]);
rectangle('Position',[131.25 -581.25 18.75 18.75], 'FaceColor',[0 0 0]);
rectangle('Position',[112.5 -600 18.75 18.75], 'FaceColor',[0 0 0]);
rectangle('Position',[131.25 -600 18.75 18.75], 'FaceColor',[0 0 0]);
rectangle('Position',[150 -468.75 18.75 18.75], 'FaceColor',[0 0 0]);
rectangle('Position',[168.75 -468.75 18.75 18.75], 'FaceColor',[1 1 1]);
rectangle('Position',[150 -487.5 18.75 18.75], 'FaceColor',[0 0 0]);
rectangle('Position',[168.75 -487.5 18.75 18.75], 'FaceColor',[1 1 1]);
rectangle('Position',[150 -506.25 18.75 18.75], 'FaceColor',[0 0 0]);
rectangle('Position',[168.75 -506.25 18.75 18.75], 'FaceColor',[1 1 1]);
rectangle('Position',[150 -525 18.75 18.75], 'FaceColor',[0 0 0]);
rectangle('Position',[168.75 -525 18.75 18.75], 'FaceColor',[0 0 0]);
rectangle('Position',[187.5 -506.25 18.75 18.75], 'FaceColor',[1 1 1]);
rectangle('Position',[206.25 -506.25 18.75 18.75], 'FaceColor',[1 1 1]);
rectangle('Position',[187.5 -525 18.75 18.75], 'FaceColor',[0 0 0]);
rectangle('Position',[206.25 -525 18.75 18.75], 'FaceColor',[0 0 0]);
rectangle('Position',[225 -468.75 18.75 18.75], 'FaceColor',[0 0 0]);
rectangle('Position',[243.75 -468.75 18.75 18.75], 'FaceColor',[0 0 0]);
rectangle('Position',[225 -487.5 18.75 18.75], 'FaceColor',[1 1 1]);
rectangle('Position',[243.75 -487.5 18.75 18.75], 'FaceColor',[1 1 1]);
rectangle('Position',[262.5 -468.75 18.75 18.75], 'FaceColor',[0 0 0]);
rectangle('Position',[281.25 -468.75 18.75 18.75], 'FaceColor',[0 0 0]);
rectangle('Position',[262.5 -487.5 18.75 18.75], 'FaceColor',[1 1 1]);
rectangle('Position',[281.25 -487.5 18.75 18.75], 'FaceColor',[1 1 1]);
rectangle('Position',[225 -506.25 18.75 18.75], 'FaceColor',[1 1 1]);
rectangle('Position',[243.75 -506.25 18.75 18.75], 'FaceColor',[1 1 1]);
rectangle('Position',[225 -525 18.75 18.75], 'FaceColor',[0 0 0]);
rectangle('Position',[243.75 -525 18.75 18.75], 'FaceColor',[0 0 0]);
rectangle('Position',[262.5 -506.25 18.75 18.75], 'FaceColor',[1 1 1]);
rectangle('Position',[281.25 -506.25 18.75 18.75], 'FaceColor',[1 1 1]);
rectangle('Position',[262.5 -525 18.75 18.75], 'FaceColor',[0 0 0]);
rectangle('Position',[281.25 -525 18.75 18.75], 'FaceColor',[1 1 1]);
rectangle('Position',[150 -543.75 18.75 18.75], 'FaceColor',[0 0 0]);
rectangle('Position',[168.75 -543.75 18.75 18.75], 'FaceColor',[0 0 0]);
rectangle('Position',[150 -562.5 18.75 18.75], 'FaceColor',[0 0 0]);
rectangle('Position',[168.75 -562.5 18.75 18.75], 'FaceColor',[1 1 1]);
rectangle('Position',[187.5 -543.75 18.75 18.75], 'FaceColor',[0 0 0]);
rectangle('Position',[206.25 -543.75 18.75 18.75], 'FaceColor',[0 0 0]);
rectangle('Position',[187.5 -562.5 18.75 18.75], 'FaceColor',[1 1 1]);
rectangle('Position',[206.25 -562.5 18.75 18.75], 'FaceColor',[1 1 1]);
rectangle('Position',[150 -581.25 18.75 18.75], 'FaceColor',[0 0 0]);
rectangle('Position',[168.75 -581.25 18.75 18.75], 'FaceColor',[1 1 1]);
rectangle('Position',[150 -600 18.75 18.75], 'FaceColor',[0 0 0]);
rectangle('Position',[168.75 -600 18.75 18.75], 'FaceColor',[0 0 0]);
rectangle('Position',[187.5 -581.25 18.75 18.75], 'FaceColor',[1 1 1]);
rectangle('Position',[206.25 -581.25 18.75 18.75], 'FaceColor',[1 1 1]);
rectangle('Position',[187.5 -600 18.75 18.75], 'FaceColor',[0 0 0]);
rectangle('Position',[206.25 -600 18.75 18.75], 'FaceColor',[0 0 0]);
rectangle('Position',[225 -543.75 18.75 18.75], 'FaceColor',[0 0 0]);
rectangle('Position',[243.75 -543.75 18.75 18.75], 'FaceColor',[0 0 0]);
rectangle('Position',[225 -562.5 18.75 18.75], 'FaceColor',[1 1 1]);
rectangle('Position',[243.75 -562.5 18.75 18.75], 'FaceColor',[1 1 1]);
rectangle('Position',[262.5 -543.75 18.75 18.75], 'FaceColor',[0 0 0]);
rectangle('Position',[281.25 -543.75 18.75 18.75], 'FaceColor',[1 1 1]);
rectangle('Position',[262.5 -562.5 18.75 18.75], 'FaceColor',[1 1 1]);
rectangle('Position',[281.25 -562.5 18.75 18.75], 'FaceColor',[1 1 1]);
rectangle('Position',[225 -581.25 18.75 18.75], 'FaceColor',[1 1 1]);
rectangle('Position',[243.75 -581.25 18.75 18.75], 'FaceColor',[1 1 1]);
rectangle('Position',[225 -600 18.75 18.75], 'FaceColor',[0 0 0]);
rectangle('Position',[243.75 -600 18.75 18.75], 'FaceColor',[0 0 0]);
rectangle('Position',[262.5 -581.25 18.75 18.75], 'FaceColor',[1 1 1]);
rectangle('Position',[281.25 -581.25 18.75 18.75], 'FaceColor',[1 1 1]);
rectangle('Position',[262.5 -600 18.75 18.75], 'FaceColor',[0 0 0]);
rectangle('Position',[281.25 -600 18.75 18.75], 'FaceColor',[0 0 0]);
rectangle('Position',[337.5 -318.75 18.75 18.75], 'FaceColor',[0 0 0]);
rectangle('Position',[356.25 -318.75 18.75 18.75], 'FaceColor',[0 0 0]);
rectangle('Position',[337.5 -337.5 18.75 18.75], 'FaceColor',[0 0 0]);
rectangle('Position',[356.25 -337.5 18.75 18.75], 'FaceColor',[1 1 1]);
rectangle('Position',[337.5 -356.25 18.75 18.75], 'FaceColor',[0 0 0]);
rectangle('Position',[356.25 -356.25 18.75 18.75], 'FaceColor',[1 1 1]);
rectangle('Position',[337.5 -375 18.75 18.75], 'FaceColor',[0 0 0]);
rectangle('Position',[356.25 -375 18.75 18.75], 'FaceColor',[1 1 1]);
rectangle('Position',[375 -318.75 18.75 18.75], 'FaceColor',[0 0 0]);
rectangle('Position',[393.75 -318.75 18.75 18.75], 'FaceColor',[1 1 1]);
rectangle('Position',[375 -337.5 18.75 18.75], 'FaceColor',[1 1 1]);
rectangle('Position',[393.75 -337.5 18.75 18.75], 'FaceColor',[1 1 1]);
rectangle('Position',[300 -393.75 18.75 18.75], 'FaceColor',[0 0 0]);
rectangle('Position',[318.75 -393.75 18.75 18.75], 'FaceColor',[0 0 0]);
rectangle('Position',[300 -412.5 18.75 18.75], 'FaceColor',[1 1 1]);
rectangle('Position',[318.75 -412.5 18.75 18.75], 'FaceColor',[1 1 1]);
rectangle('Position',[337.5 -393.75 18.75 18.75], 'FaceColor',[0 0 0]);
rectangle('Position',[356.25 -393.75 18.75 18.75], 'FaceColor',[1 1 1]);
rectangle('Position',[337.5 -412.5 18.75 18.75], 'FaceColor',[1 1 1]);
rectangle('Position',[356.25 -412.5 18.75 18.75], 'FaceColor',[1 1 1]);
rectangle('Position',[525 -318.75 18.75 18.75], 'FaceColor',[1 1 1]);
rectangle('Position',[543.75 -318.75 18.75 18.75], 'FaceColor',[0 0 0]);
rectangle('Position',[525 -337.5 18.75 18.75], 'FaceColor',[1 1 1]);
rectangle('Position',[543.75 -337.5 18.75 18.75], 'FaceColor',[0 0 0]);
rectangle('Position',[562.5 -356.25 18.75 18.75], 'FaceColor',[1 1 1]);
rectangle('Position',[581.25 -356.25 18.75 18.75], 'FaceColor',[0 0 0]);
rectangle('Position',[562.5 -375 18.75 18.75], 'FaceColor',[1 1 1]);
rectangle('Position',[581.25 -375 18.75 18.75], 'FaceColor',[0 0 0]);
rectangle('Position',[562.5 -393.75 18.75 18.75], 'FaceColor',[1 1 1]);
rectangle('Position',[581.25 -393.75 18.75 18.75], 'FaceColor',[0 0 0]);
rectangle('Position',[562.5 -412.5 18.75 18.75], 'FaceColor',[1 1 1]);
rectangle('Position',[581.25 -412.5 18.75 18.75], 'FaceColor',[0 0 0]);
rectangle('Position',[300 -468.75 18.75 18.75], 'FaceColor',[0 0 0]);
rectangle('Position',[318.75 -468.75 18.75 18.75], 'FaceColor',[0 0 0]);
rectangle('Position',[300 -487.5 18.75 18.75], 'FaceColor',[1 1 1]);
rectangle('Position',[318.75 -487.5 18.75 18.75], 'FaceColor',[0 0 0]);
rectangle('Position',[300 -506.25 18.75 18.75], 'FaceColor',[1 1 1]);
rectangle('Position',[318.75 -506.25 18.75 18.75], 'FaceColor',[0 0 0]);
rectangle('Position',[300 -525 18.75 18.75], 'FaceColor',[1 1 1]);
rectangle('Position',[318.75 -525 18.75 18.75], 'FaceColor',[0 0 0]);
rectangle('Position',[375 -506.25 18.75 18.75], 'FaceColor',[1 1 1]);
rectangle('Position',[393.75 -506.25 18.75 18.75], 'FaceColor',[1 1 1]);
rectangle('Position',[375 -525 18.75 18.75], 'FaceColor',[0 0 0]);
rectangle('Position',[393.75 -525 18.75 18.75], 'FaceColor',[0 0 0]);
rectangle('Position',[412.5 -506.25 18.75 18.75], 'FaceColor',[1 1 1]);
rectangle('Position',[431.25 -506.25 18.75 18.75], 'FaceColor',[1 1 1]);
rectangle('Position',[412.5 -525 18.75 18.75], 'FaceColor',[0 0 0]);
rectangle('Position',[431.25 -525 18.75 18.75], 'FaceColor',[1 1 1]);
rectangle('Position',[300 -543.75 18.75 18.75], 'FaceColor',[1 1 1]);
rectangle('Position',[318.75 -543.75 18.75 18.75], 'FaceColor',[0 0 0]);
rectangle('Position',[300 -562.5 18.75 18.75], 'FaceColor',[1 1 1]);
rectangle('Position',[318.75 -562.5 18.75 18.75], 'FaceColor',[0 0 0]);
rectangle('Position',[300 -581.25 18.75 18.75], 'FaceColor',[1 1 1]);
rectangle('Position',[318.75 -581.25 18.75 18.75], 'FaceColor',[0 0 0]);
rectangle('Position',[300 -600 18.75 18.75], 'FaceColor',[0 0 0]);
rectangle('Position',[318.75 -600 18.75 18.75], 'FaceColor',[0 0 0]);
rectangle('Position',[375 -543.75 18.75 18.75], 'FaceColor',[0 0 0]);
rectangle('Position',[393.75 -543.75 18.75 18.75], 'FaceColor',[0 0 0]);
rectangle('Position',[375 -562.5 18.75 18.75], 'FaceColor',[1 1 1]);
rectangle('Position',[393.75 -562.5 18.75 18.75], 'FaceColor',[1 1 1]);
rectangle('Position',[412.5 -543.75 18.75 18.75], 'FaceColor',[0 0 0]);
rectangle('Position',[431.25 -543.75 18.75 18.75], 'FaceColor',[1 1 1]);
rectangle('Position',[412.5 -562.5 18.75 18.75], 'FaceColor',[1 1 1]);
rectangle('Position',[431.25 -562.5 18.75 18.75], 'FaceColor',[1 1 1]);
rectangle('Position',[375 -581.25 18.75 18.75], 'FaceColor',[1 1 1]);
rectangle('Position',[393.75 -581.25 18.75 18.75], 'FaceColor',[1 1 1]);
rectangle('Position',[375 -600 18.75 18.75], 'FaceColor',[0 0 0]);
rectangle('Position',[393.75 -600 18.75 18.75], 'FaceColor',[0 0 0]);
rectangle('Position',[412.5 -581.25 18.75 18.75], 'FaceColor',[1 1 1]);
rectangle('Position',[431.25 -581.25 18.75 18.75], 'FaceColor',[1 1 1]);
rectangle('Position',[412.5 -600 18.75 18.75], 'FaceColor',[0 0 0]);
rectangle('Position',[431.25 -600 18.75 18.75], 'FaceColor',[0 0 0]);
rectangle('Position',[450 -468.75 18.75 18.75], 'FaceColor',[0 0 0]);
rectangle('Position',[468.75 -468.75 18.75 18.75], 'FaceColor',[0 0 0]);
rectangle('Position',[450 -487.5 18.75 18.75], 'FaceColor',[1 1 1]);
rectangle('Position',[468.75 -487.5 18.75 18.75], 'FaceColor',[1 1 1]);
rectangle('Position',[525 -468.75 18.75 18.75], 'FaceColor',[0 0 0]);
rectangle('Position',[543.75 -468.75 18.75 18.75], 'FaceColor',[0 0 0]);
rectangle('Position',[525 -487.5 18.75 18.75], 'FaceColor',[1 1 1]);
rectangle('Position',[543.75 -487.5 18.75 18.75], 'FaceColor',[1 1 1]);
rectangle('Position',[562.5 -468.75 18.75 18.75], 'FaceColor',[0 0 0]);
rectangle('Position',[581.25 -468.75 18.75 18.75], 'FaceColor',[0 0 0]);
rectangle('Position',[562.5 -487.5 18.75 18.75], 'FaceColor',[1 1 1]);
rectangle('Position',[581.25 -487.5 18.75 18.75], 'FaceColor',[0 0 0]);
rectangle('Position',[562.5 -506.25 18.75 18.75], 'FaceColor',[1 1 1]);
rectangle('Position',[581.25 -506.25 18.75 18.75], 'FaceColor',[0 0 0]);
rectangle('Position',[562.5 -525 18.75 18.75], 'FaceColor',[1 1 1]);
rectangle('Position',[581.25 -525 18.75 18.75], 'FaceColor',[0 0 0]);
rectangle('Position',[487.5 -543.75 18.75 18.75], 'FaceColor',[0 0 0]);
rectangle('Position',[506.25 -543.75 18.75 18.75], 'FaceColor',[0 0 0]);
rectangle('Position',[487.5 -562.5 18.75 18.75], 'FaceColor',[1 1 1]);
rectangle('Position',[506.25 -562.5 18.75 18.75], 'FaceColor',[1 1 1]);
rectangle('Position',[450 -581.25 18.75 18.75], 'FaceColor',[1 1 1]);
rectangle('Position',[468.75 -581.25 18.75 18.75], 'FaceColor',[1 1 1]);
rectangle('Position',[450 -600 18.75 18.75], 'FaceColor',[0 0 0]);
rectangle('Position',[468.75 -600 18.75 18.75], 'FaceColor',[0 0 0]);
rectangle('Position',[487.5 -581.25 18.75 18.75], 'FaceColor',[1 1 1]);
rectangle('Position',[506.25 -581.25 18.75 18.75], 'FaceColor',[1 1 1]);
rectangle('Position',[487.5 -600 18.75 18.75], 'FaceColor',[0 0 0]);
rectangle('Position',[506.25 -600 18.75 18.75], 'FaceColor',[0 0 0]);
rectangle('Position',[562.5 -543.75 18.75 18.75], 'FaceColor',[1 1 1]);
rectangle('Position',[581.25 -543.75 18.75 18.75], 'FaceColor',[0 0 0]);
rectangle('Position',[562.5 -562.5 18.75 18.75], 'FaceColor',[1 1 1]);
rectangle('Position',[581.25 -562.5 18.75 18.75], 'FaceColor',[0 0 0]);
rectangle('Position',[525 -581.25 18.75 18.75], 'FaceColor',[1 1 1]);
rectangle('Position',[543.75 -581.25 18.75 18.75], 'FaceColor',[1 1 1]);
rectangle('Position',[525 -600 18.75 18.75], 'FaceColor',[0 0 0]);
rectangle('Position',[543.75 -600 18.75 18.75], 'FaceColor',[0 0 0]);
rectangle('Position',[562.5 -581.25 18.75 18.75], 'FaceColor',[1 1 1]);
rectangle('Position',[581.25 -581.25 18.75 18.75], 'FaceColor',[0 0 0]);
rectangle('Position',[562.5 -600 18.75 18.75], 'FaceColor',[0 0 0]);
rectangle('Position',[581.25 -600 18.75 18.75], 'FaceColor',[0 0 0]);
X=[560,543.75,515.625,496.875,468.75,440.625,440.625,431.25,412.5,365.625,346.875,328.125,309.375,281.25,243.75,206.25,178.125,178.125,168.75,131.25,103.125,84.375,65.625,46.875,46.875,65.625,65.625,65.625,65.625,65.625,56.25,46.875,46.875,56.25,40];
Y=[-560,-543.75,-553.125,-553.125,-543.75,-515.625,-496.875,-468.75,-412.5,-403.125,-403.125,-403.125,-403.125,-393.75,-356.25,-318.75,-290.625,-271.875,-243.75,-243.75,-271.875,-290.625,-309.375,-328.125,-346.875,-365.625,-384.375,-403.125,-421.875,-440.625,-468.75,-496.875,-515.625,-543.75,-560];
hold on;
plot(X,Y,'r');
legend('1946.25','Location','southoutside');
